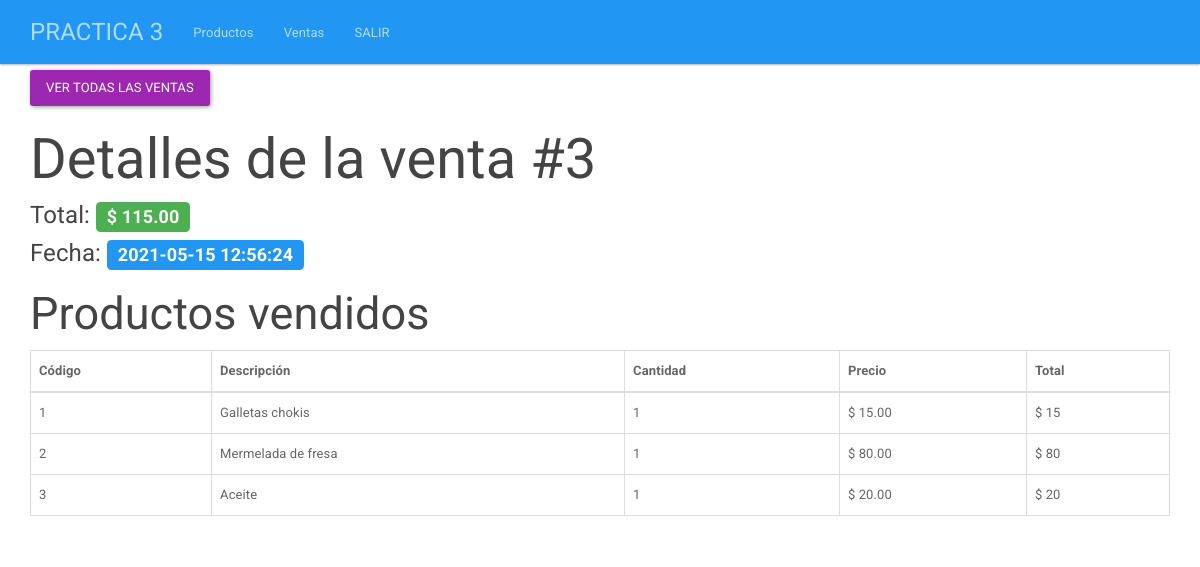
/index.php/ventas/detalle/3, run on the app's committed database.
### tables this page shows
CREATE TABLE IF NOT EXISTS `ventas` (
  `id` bigint(20) UNSIGNED NOT NULL AUTO_INCREMENT,
  `fecha` datetime NOT NULL,
  PRIMARY KEY (`id`)
);

CREATE TABLE IF NOT EXISTS `productos_vendidos` (
  `id` bigint(20) UNSIGNED NOT NULL AUTO_INCREMENT,
  `id_producto` bigint(20) UNSIGNED NOT NULL,
  `cantidad` bigint(20) UNSIGNED NOT NULL,
  `precio` decimal(5,2) NOT NULL,
  `id_venta` bigint(20) UNSIGNED NOT NULL,
  PRIMARY KEY (`id`),
  KEY `id_producto` (`id_producto`),
  KEY `id_venta` (`id_venta`)
);

CREATE TABLE IF NOT EXISTS `productos` (
  `id` bigint(20) UNSIGNED NOT NULL AUTO_INCREMENT,
  `codigo` varchar(255) NOT NULL,
  `descripcion` varchar(255) NOT NULL,
  `precioVenta` decimal(5,2) NOT NULL,
  PRIMARY KEY (`id`)
);

### application/controllers/Ventas.php (called while the page is built, shortened)
<?php
class Ventas extends CI_Controller{
    public function __construct(){
        $this->load->model("VentaModel");
        $this->load->library("session");
    }
    public function detalle($id){
        $detallesDeVenta = $this->VentaModel->porId($id);
        $datos = array("venta" => $detallesDeVenta);
        $this->load->view("encabezado");
        $this->load->view("ventas/detalle", $datos);
        $this->load->view("pie");
    }
}
?>

### index.php (called while the page is built, shortened)
<?php
require_once BASEPATH.'core/CodeIgniter.php';

### application/models/VentaModel.php (called while the page is built, shortened)
<?php
class VentaModel extends CI_model{
    public function porId($id){
        $venta = new StdClass();
        $venta->detalles = $this->detalleDeVenta($id);
        $venta->productos = $this->productosVendidosDeUnaVenta($id);
        return $venta;
    }
    private function detalleDeVenta($id){
        return $this->db
        ->select("ventas.id, ventas.fecha, sum(productos_vendidos.cantidad * productos_vendidos.precio) as total")
        ->from("ventas")
        ->join("productos_vendidos", "productos_vendidos.id_venta = ventas.id")
        ->where("productos_vendidos.id_venta", $id)
        ->group_by("ventas.id")
        ->get()
        ->row();
    }
    private function productosVendidosDeUnaVenta($idVenta){
        return $this->db
        ->select("productos.descripcion, productos.codigo, productos_vendidos.precio, productos_vendidos.cantidad")
        ->from("productos")
        ->join("productos_vendidos", "productos_vendidos.id_producto = productos.id")
        ->where("productos_vendidos.id_venta", $idVenta)
        ->get()
        ->result();
    }
}
?>

### application/views/ventas/detalle.php (the view)
<div class="col-xs-12">
    <a class="btn btn-info" href="<?php echo base_url() ?>index.php/ventas">Ver todas las ventas</a>
    <h1>Detalles de la venta #<?php echo $venta->detalles->id; ?></h1>
    <h4>Total: <span class="label label-success">$ <?php echo $venta->detalles->total ?></span></h4>
    <h4>Fecha: <span class="label label-primary"><?php echo $venta->detalles->fecha ?></span></h4>
    <h2>Productos vendidos</h2>
    <div class="table-responsive">
        <table class="table table-bordered">
            <thead>
                <tr>
                    <th>Código</th>
                    <th>Descripción</th>
                    <th>Cantidad</th>
                    <th>Precio</th>
                    <th>Total</th>
                </tr>
            </thead>
            <tbody>
                <?php foreach($venta->productos as $producto){ ?>
                <tr>
                    <td><?php echo $producto->codigo ?></td>
                    <td><?php echo $producto->descripcion ?></td>
                    <td><?php echo $producto->cantidad ?></td>
                    <td>$ <?php echo $producto->precio ?></td>
                    <td>$ <?php echo $producto->cantidad * $producto->precio ?></td>
                </tr>
                <?php } ?>
            </tbody>
        </table>
    </div>
</div>

### application/views/encabezado.php (shortened to what this page needs)
<!DOCTYPE html>
<html lang="es">
<head>
	<link rel="stylesheet" href="<?php echo base_url(); ?>css/fontawesome-all.min.css">
	<link rel="stylesheet" href="<?php echo base_url(); ?>css/2.css">
	<link rel="stylesheet" href="<?php echo base_url(); ?>css/estilo.css">
</head>
<body>
	<nav class="navbar navbar-inverse navbar-fixed-top">
		<div class="container">
			<div class="navbar-header">
				<a class="navbar-brand" href=" <?php echo base_url(); ?>index.php/vender/">PRACTICA 3</a>
			</div>
			<div id="navbar" class="collapse navbar-collapse">
				<ul class="nav navbar-nav">
					<li><a href=" <?php echo base_url(); ?>index.php/productos/">Productos</a></li>
					<li><a href=" <?php echo base_url(); ?>index.php/ventas/">Ventas</a></li>
					<li><a href="<?php echo base_url(); ?>">SALIR</a></li>
				</ul>
			</div>
		</div>
	</nav>
	<div class="container">
		<div class="row">

### application/views/pie.php
</div>
	</div>
</body>
</html>

### css/estilo.css (style rules this page uses)
body { padding-top: 70px; }

### data on the page
ventas: id "3", fecha "2021-05-15 12:56:24"
productos_vendidos: id_producto.codigo "1", id_producto.descripcion "Galletas chokis", cantidad "1", precio "15.00", $producto->cantidad * $producto->precio "15"
productos_vendidos: id_producto.codigo "2", id_producto.descripcion "Mermelada de fresa", cantidad "1", precio "80.00", $producto->cantidad * $producto->precio "80"
productos_vendidos: id_producto.codigo "3", id_producto.descripcion "Aceite", cantidad "1", precio "20.00", $producto->cantidad * $producto->precio "20"

### other printed values
$venta->detalles->total "115.00"
